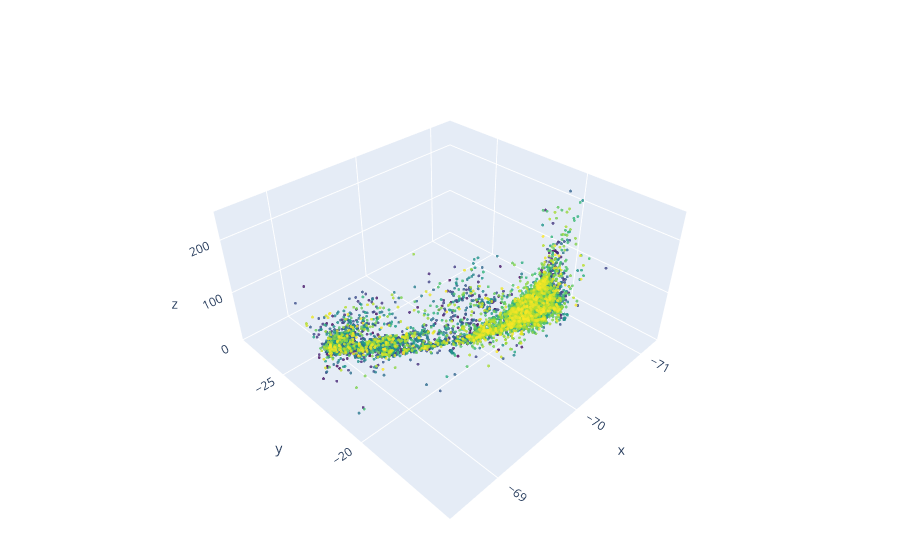

The notebook cell saved with this chart:
### Code cell
fig = go.Figure(
    data=[go.Scatter3d(x=x, y=y, z=z,
        mode='markers',
        marker=dict(size=size,
            color=c_time,                 
            colorscale='Viridis',  
            opacity=0.8))],
            )

fig.update_layout(
    scene = dict(
        xaxis = dict(nticks=4, range=xlim,),
        yaxis = dict(nticks=4, range=ylim,),
        zaxis = dict(nticks=4, range=zlim,),
#         aspectratio = dict(x=(xlim[1]-xlim[0])/2, y=(ylim[1]-ylim[0])/2, z=1),
        aspectratio = dict(x=1, y=1, z=0.5),
    ),
    margin=dict(r=0, l=0, b=0, t=0),
)
fig.write_html(f"{region_name}/catalog_color_by_time.html")
fig.show()

### Figure 1 — Plotly figure (JSON) as saved in the notebook; plotly's stock layout.template omitted (floating-point values rounded to 4 significant figures; data arrays with more than 128 entries replaced by an {"elided": "..."} marker saying what was removed)
{"data": [{"marker": {"color": {"elided": "9556 float values"}, "colorscale": [[0, "#440154"], [0.1111, "#482878"], [0.2222, "#3e4989"], [0.3333, "#31688e"], [0.4444, "#26828e"], [0.5556, "#1f9e89"], [0.6667, "#35b779"], [0.7778, "#6ece58"], [0.8889, "#b5de2b"], [1, "#fde725"]], "opacity": 0.8, "size": 1}, "mode": "markers", "type": "scatter3d", "x": {"elided": "9556 float values"}, "y": {"elided": "9556 float values"}, "z": {"elided": "9556 float values"}}], "layout": {"margin": {"b": 0, "l": 0, "r": 0, "t": 0}, "scene": {"aspectratio": {"x": 1, "y": 1, "z": 0.5}, "xaxis": {"nticks": 4, "range": [-71.29, -68.49]}, "yaxis": {"nticks": 4, "range": [-28.07, -15.49]}, "zaxis": {"nticks": 4, "range": [0, 250]}}}}
